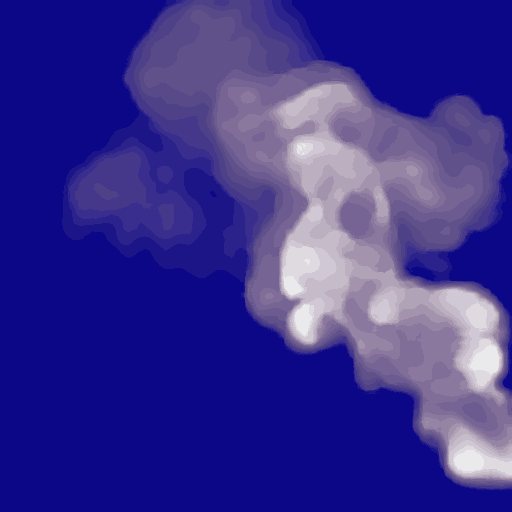
#> input picture assets/RisingSmoke/exemplar/exemplar_114.png, 512 x 512 px, given in place of ., which was not available
$ python -i composite_layers.py   (imports and definitions only)
#> lines starting #> are read from the running program, lines starting #| are printed output that depends on the picture
# -----------------------------------------------------------------------------
# Stroke Transfer for Participating Media
# http://cg.it.aoyama.ac.jp/yonghao/sig25/abstsig25.html
#
# File: util/multi_layer/composite_layers.py
# Maintainer: Hideki Todo
#
# Description:
# Utilities for compositing RGBA mulity-layer images.
#
# This file is part of the Stroke Transfer for Participating Media project.
# Released under the Creative Commons Attribution-NonCommercial (CC-BY-NC) license.
# See https://creativecommons.org/licenses/by-nc/4.0/ for details.
#
# DISCLAIMER:
# This code is provided "as is", without warranty of any kind, express or implied,
# including but not limited to the warranties of merchantability, fitness for a
# particular purpose, and noninfringement. In no event shall the authors or
# copyright holders be liable for any claim, damages or other liability.
# -----------------------------------------------------------------------------
import os.path

import cv2
import numpy as np
from tqdm import tqdm


def load_rgba(img_file):
    """Loads an RGBA image from file and converts it to float32 in [0, 1] range.

    Args:
        img_file (str): Path to the input image file.

    Returns:
        ndarray: Image array in RGBA format, float32 in [0, 1].
    """
#> called with img_file = '.'
    I = cv2.imread(img_file, -1)
#> I is the input picture: shape (512, 512, 4); mean B, G, R, A 143.8, 48.9, 57.8, 254.9
    I = np.float32(I) / 255.0

    I = cv2.cvtColor(I, cv2.COLOR_BGRA2RGBA)
    return I


def save_rgba(out_file, I):
    """Saves a float RGBA image to file after converting to uint8.

    Args:
        out_file (str): Path to the output image file.
        I (ndarray): RGBA image in float32 format, values in [0, 1] or [0, 255].
    """
    I_8u = np.array(I)
    if I_8u.dtype != np.uint8:
        I_8u = np.uint8(255 * I_8u)
    I_8u = cv2.cvtColor(I_8u, cv2.COLOR_RGBA2BGRA)
    cv2.imwrite(out_file, I_8u)


def alpha_blend(I_dst, I_src):
    """Alpha blends a source RGBA image over a destination RGBA image.

    Args:
        I_dst (ndarray): Destination RGBA image.
        I_src (ndarray): Source RGBA image to blend on top.

    Returns:
        ndarray: Blended RGBA image.
    """
    A_src = I_src[:, :, 3]
    A_dst = I_dst[:, :, 3]
#> A_dst: shape (768, 768) float64; every value is 0

    A_out = A_src + (1.0 - A_src) * A_dst

    I_out = np.array(I_dst)
#> I_out: shape (768, 768, 4) float64; every value is 0

    epsilon = np.finfo(float).eps

    for ci in range(3):
        I_out[:, :, ci] = A_src * I_src[:, :, ci] + (1.0 - A_src) * A_dst * I_dst[:, :, ci]
        I_out[A_out > epsilon, ci] /= A_out[A_out > epsilon]
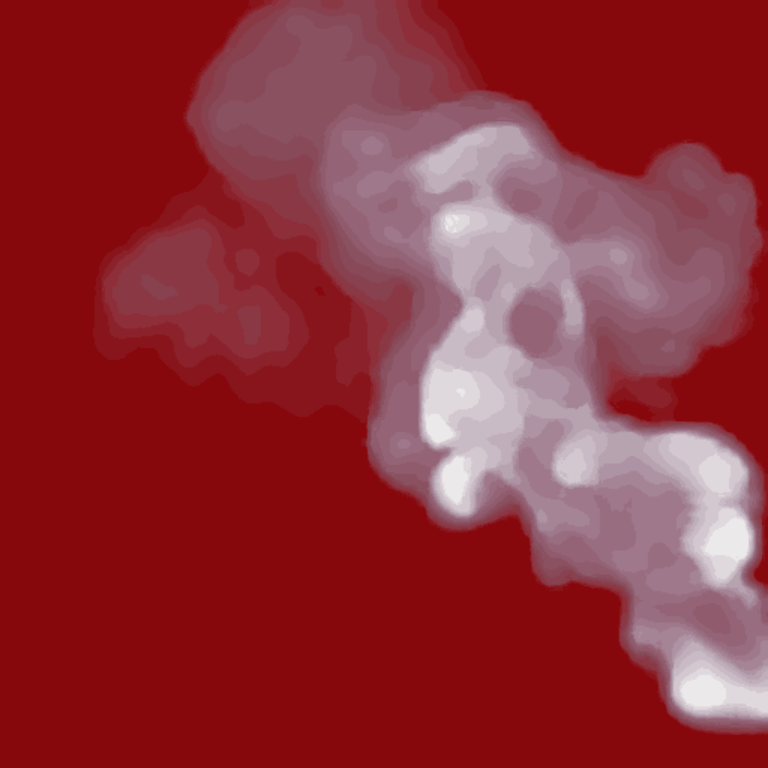
#> I_out: shape (768, 768, 4) float64; mean of channels 0, 1, 2, 3 0.227, 0.192, 0.564, 0; drawn as B, G, R

    I_out[:, :, 3] = A_out
#> pass 3 of the loop in composite_layers, `for layer_file in layer_files:`:
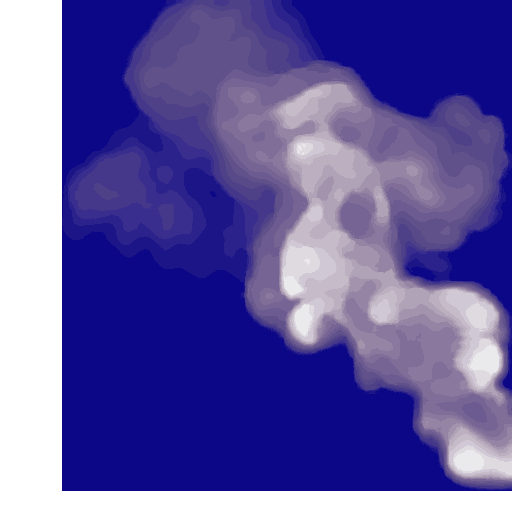
#> input picture assets/RisingSmoke/exemplar/alpha_114.png, 512 x 512 px, given in place of , which was not available
#> in load_rgba, I is the input picture: shape (512, 512, 4); mean B, G, R, A 162.8, 87.8, 96, 116.4
#> in alpha_blend (call 3), `A_src = I_src[:, :, 3]`:
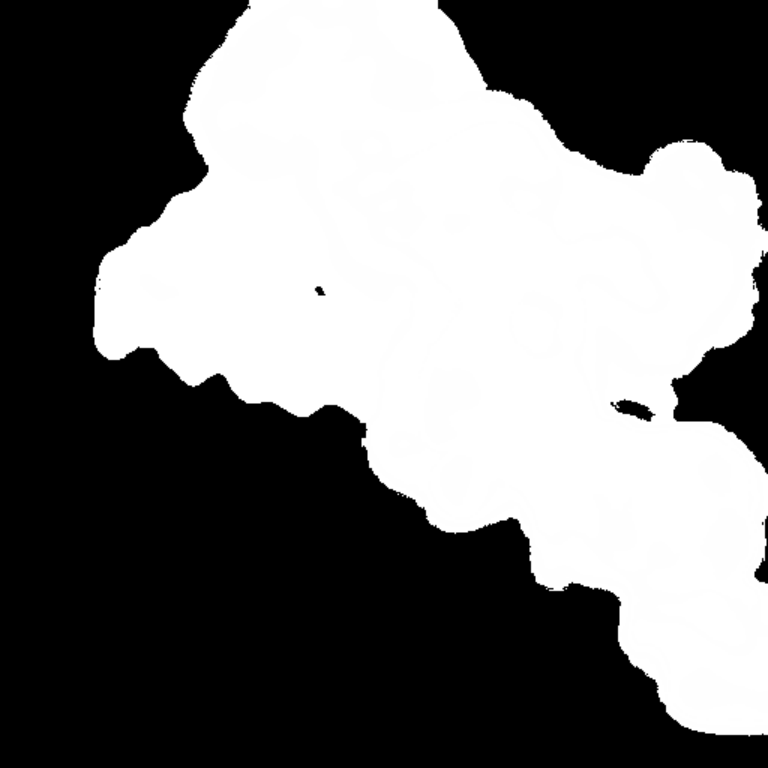
#> A_src: shape (768, 768) float32; min 0, max 1, mean 0.457
#> after the loop in alpha_blend (call 3), `for ci in range(3):`:
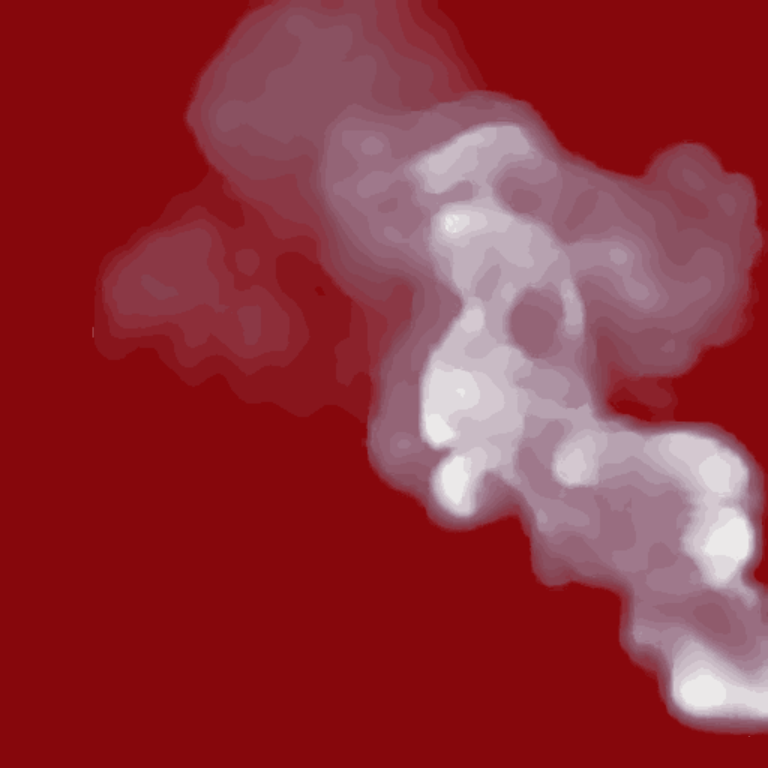
#> I_out: shape (768, 768, 4) float64; mean of channels 0, 1, 2, 3 0.227, 0.192, 0.564, 1; drawn as B, G, R
#> the loop made 10 passes; the first 3 are shown
    return I_out


def composite_layers(layer_files, out_file,
                     bg_color=np.array([0.0, 0.0, 0.0, 0.0]),
                     resolution=(768, 768)):
    """Composites multiple RGBA layers and saves the final blended image.

    Args:
        layer_files (list[str]): List of RGBA image file paths to composite.
        out_file (str): Output path for the final composited image.
        bg_color (ndarray): Background RGBA color as float array.
        resolution (tuple): Output resolution (width, height).
    """
    O = np.zeros((resolution[1], resolution[0], 4))
    O[:, :, :] = bg_color

    for layer_file in layer_files:
        if not os.path.exists(layer_file):
#> (the run stopped early here; a loop or call above may not have finished)
